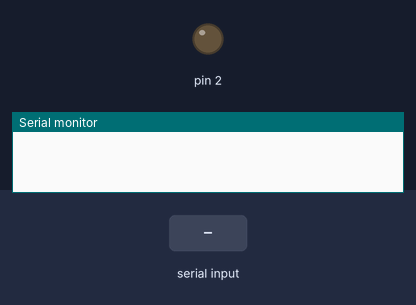
Recording of a sketch running on a simulated Arduino Uno, built with avr-gcc and run on an emulated ATmega328P. On the bench: output pins drawn as LEDs (lit = HIGH), the last lines printed to the serial monitor. Inputs (shaded band) come from the test bench.

Above: at 1.2 s.
1.3 s: "200\n" received over Serial
At 2.5 s:
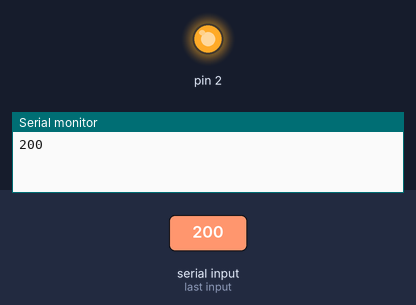
2.8 s: "90,45\n" received over Serial
At 3.7 s:
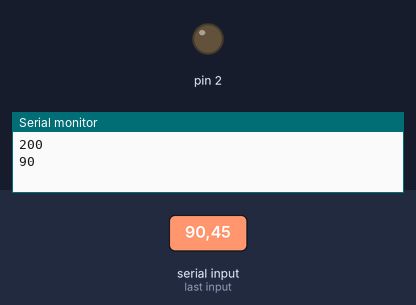
Timing chart, 0 to 5.8 s (numbered marks = the images above; inputs shaded):
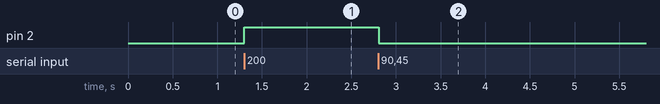

Measured:
- after the input at 1.3 s, pin 2: LOW → HIGH at once
- after the input at 2.8 s, pin 2: HIGH → LOW at once

The sketch:

labVIEW_y_Arduino4.ino
```cpp
void setup() {
  Serial.begin(9600);
  pinMode(2, OUTPUT);
}
String dato;
int valorPot;
void loop() {
  if (Serial.available() > 0) {
    // Lee la cadena hasta que se recibe un salto de línea
    dato = Serial.readStringUntil('\n');
    // Convierte la cadena a un número entero
    valorPot = dato.toInt();
    // Configura el PWM en el pin 2 con el valor recibido
    analogWrite(2, valorPot);
  // Imprime el valor de la potencia en el puerto serial
    Serial.println(valorPot);
  }
}
```
